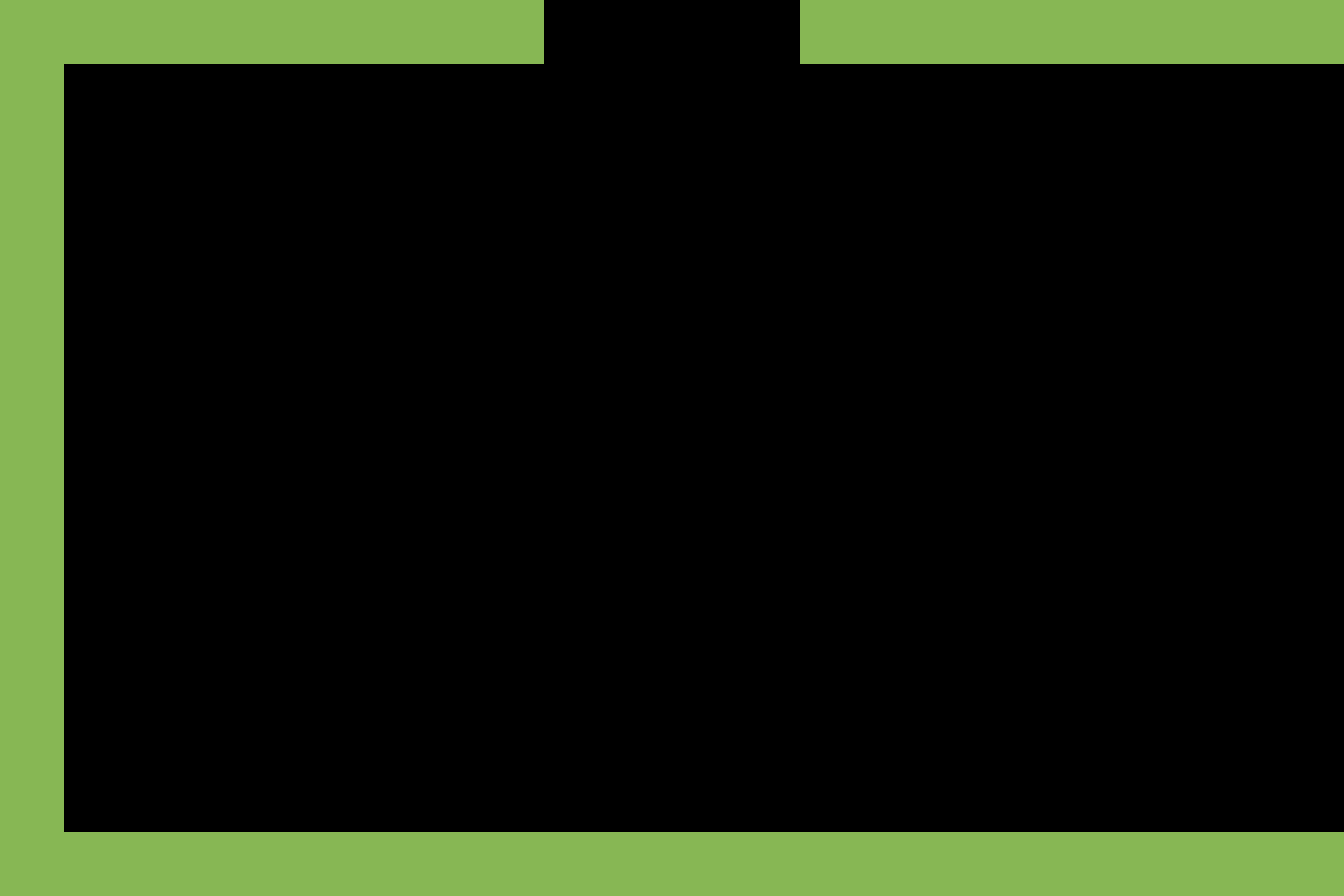

The image is a tile-based game level rendered from a .tmx file. Its description and source (layers, tilesets, objects; grid data summarised) follow:
An orthogonal 42x28 tile map with 32x32 px tiles, 2 tile layers (Collision Tiles, NonCollision Tiles) and 4 objects (4x screenTransition).

<map version="1.0" orientation="orthogonal" width="42" height="28" tilewidth="32" tileheight="32">
 <tileset firstgid="1" name="tileset" tilewidth="32" tileheight="32">
  <image source="tileset.png" width="512" height="512" />
  <tile id="78">
   <properties>
    <property name="collision" value="true" />
   </properties>
  </tile>
 </tileset>
 <layer name="Collision Tiles" width="42" height="28">
  <data>[1176 cells, 200 non-empty, 1 distinct tile ids]</data>
 </layer>
 <layer name="NonCollision Tiles" width="42" height="28">
  <data>[1176 cells, 0 non-empty, 0 distinct tile ids]</data>
 </layer>
 <objectgroup name="Object Layer 1" width="42" height="28">
  <object name="S" type="screenTransition" x="512" y="898" width="322" height="86" />
  <object name="N" type="screenTransition" x="512" y="-95" width="322" height="86" />
  <object name="E" type="screenTransition" x="1350" y="-4" width="135" height="912" />
  <object name="W" type="screenTransition" x="-123" y="269" width="120" height="292" />
 </objectgroup>
</map>
